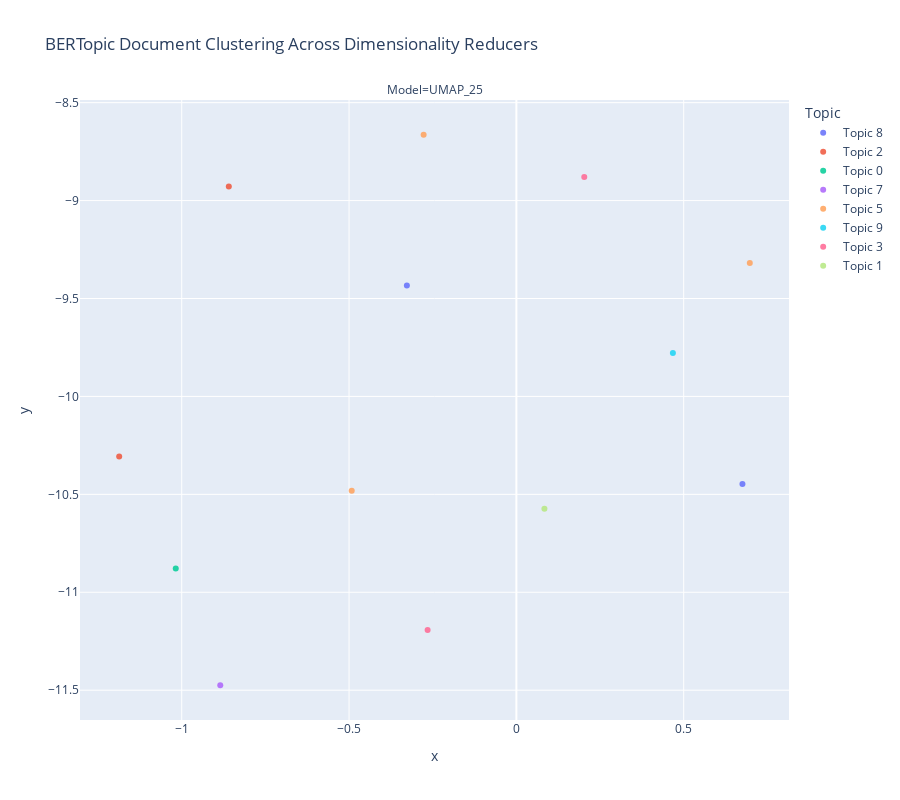

Here is the notebook cell this chart was saved with:
### Code cell
df_plot = pd.DataFrame(plot_data)

if not df_plot.empty:
    fig = px.scatter(
        df_plot,
        x="x", y="y", color="Topic",
        facet_col="Model", facet_col_wrap=3,
        hover_data=["Text"],
        title="BERTopic Document Clustering Across Dimensionality Reducers",
        opacity=0.85,
        height=800
    )
    fig.show()
else:
    print("No clustering data to visualize.")

### Figure 1 — Plotly figure (JSON) as saved in the notebook; plotly's stock layout.template omitted (floating-point values rounded to 4 significant figures)
{"data": [{"customdata": [["If you guys enjoyed this video, please consider supporting me on Patreon: https://patreon.com/MegaLagIf you have any inside information about PayPal Honey or believe you can contribute to this story, please feel free to contact me confidentially at megalagtips@proton.me"], ["This is straight up evil. I knew Paypal is  no good. The moment I registered there my data was sold. I receoved phishing mails and calls DAILY. This company is EVIL"]], "hovertemplate": "Topic=Topic 8<br>Model=UMAP_25<br>x=%{x}<br>y=%{y}<br>Text=%{customdata[0]}<extra></extra>", "legendgroup": "Topic 8", "marker": {"color": "#636efa", "opacity": 0.85, "symbol": "circle"}, "mode": "markers", "name": "Topic 8", "orientation": "v", "showlegend": true, "type": "scatter", "x": [0.6755, -0.3272], "xaxis": "x", "y": [-10.45, -9.433], "yaxis": "y"}, {"customdata": [["Cannot trust those guys on the thumbnail?"], ["Its not their fault tho they didnt know"]], "hovertemplate": "Topic=Topic 2<br>Model=UMAP_25<br>x=%{x}<br>y=%{y}<br>Text=%{customdata[0]}<extra></extra>", "legendgroup": "Topic 2", "marker": {"color": "#EF553B", "opacity": 0.85, "symbol": "circle"}, "mode": "markers", "name": "Topic 2", "orientation": "v", "showlegend": true, "type": "scatter", "x": [-1.187, -0.8593], "xaxis": "x", "y": [-10.31, -8.928], "yaxis": "y"}, {"customdata": [["I like that the influencers got f***ed to when they advertise that sh*** 😂"]], "hovertemplate": "Topic=Topic 0<br>Model=UMAP_25<br>x=%{x}<br>y=%{y}<br>Text=%{customdata[0]}<extra></extra>", "legendgroup": "Topic 0", "marker": {"color": "#00cc96", "opacity": 0.85, "symbol": "circle"}, "mode": "markers", "name": "Topic 0", "orientation": "v", "showlegend": true, "type": "scatter", "x": [-1.018], "xaxis": "x", "y": [-10.88], "yaxis": "y"}, {"customdata": [["19:34 it's a protection racket 😮"]], "hovertemplate": "Topic=Topic 7<br>Model=UMAP_25<br>x=%{x}<br>y=%{y}<br>Text=%{customdata[0]}<extra></extra>", "legendgroup": "Topic 7", "marker": {"color": "#ab63fa", "opacity": 0.85, "symbol": "circle"}, "mode": "markers", "name": "Topic 7", "orientation": "v", "showlegend": true, "type": "scatter", "x": [-0.8848], "xaxis": "x", "y": [-11.47], "yaxis": "y"}, {"customdata": [["Still waiting for part 2..."], ["So? Are you gonna drop a second part or just disappear?"], ["0:09 I know what  he’s gonna up load on Feb 1 2025."]], "hovertemplate": "Topic=Topic 5<br>Model=UMAP_25<br>x=%{x}<br>y=%{y}<br>Text=%{customdata[0]}<extra></extra>", "legendgroup": "Topic 5", "marker": {"color": "#FFA15A", "opacity": 0.85, "symbol": "circle"}, "mode": "markers", "name": "Topic 5", "orientation": "v", "showlegend": true, "type": "scatter", "x": [-0.492, 0.6975, -0.2772], "xaxis": "x", "y": [-10.48, -9.319, -8.664], "yaxis": "y"}, {"customdata": [["Markiplier was right and is still right"]], "hovertemplate": "Topic=Topic 9<br>Model=UMAP_25<br>x=%{x}<br>y=%{y}<br>Text=%{customdata[0]}<extra></extra>", "legendgroup": "Topic 9", "marker": {"color": "#19d3f3", "opacity": 0.85, "symbol": "circle"}, "mode": "markers", "name": "Topic 9", "orientation": "v", "showlegend": true, "type": "scatter", "x": [0.4677], "xaxis": "x", "y": [-9.778], "yaxis": "y"}, {"customdata": [["Question… does capital one do this?"], ["Awesome investing! I never installed Honey, but I use PayPal all the time for purchases. I'm so mad at them now for this, I'm going to stop using them unless there is no other way. Thank you for opening my eyes!"]], "hovertemplate": "Topic=Topic 3<br>Model=UMAP_25<br>x=%{x}<br>y=%{y}<br>Text=%{customdata[0]}<extra></extra>", "legendgroup": "Topic 3", "marker": {"color": "#FF6692", "opacity": 0.85, "symbol": "circle"}, "mode": "markers", "name": "Topic 3", "orientation": "v", "showlegend": true, "type": "scatter", "x": [0.2029, -0.2652], "xaxis": "x", "y": [-8.88, -11.19], "yaxis": "y"}, {"customdata": [["This now begs the question of where did Honey get these Coupons then?"]], "hovertemplate": "Topic=Topic 1<br>Model=UMAP_25<br>x=%{x}<br>y=%{y}<br>Text=%{customdata[0]}<extra></extra>", "legendgroup": "Topic 1", "marker": {"color": "#B6E880", "opacity": 0.85, "symbol": "circle"}, "mode": "markers", "name": "Topic 1", "orientation": "v", "showlegend": true, "type": "scatter", "x": [0.08374], "xaxis": "x", "y": [-10.57], "yaxis": "y"}], "layout": {"annotations": [{"font": {}, "showarrow": false, "text": "Model=UMAP_25", "x": 0.5, "xanchor": "center", "xref": "paper", "y": 1, "yanchor": "bottom", "yref": "paper"}], "height": 800, "legend": {"title": {"text": "Topic"}, "tracegroupgap": 0}, "title": {"text": "BERTopic Document Clustering Across Dimensionality Reducers"}, "xaxis": {"anchor": "y", "domain": [0, 1], "title": {"text": "x"}}, "yaxis": {"anchor": "x", "domain": [0, 1], "title": {"text": "y"}}}}
